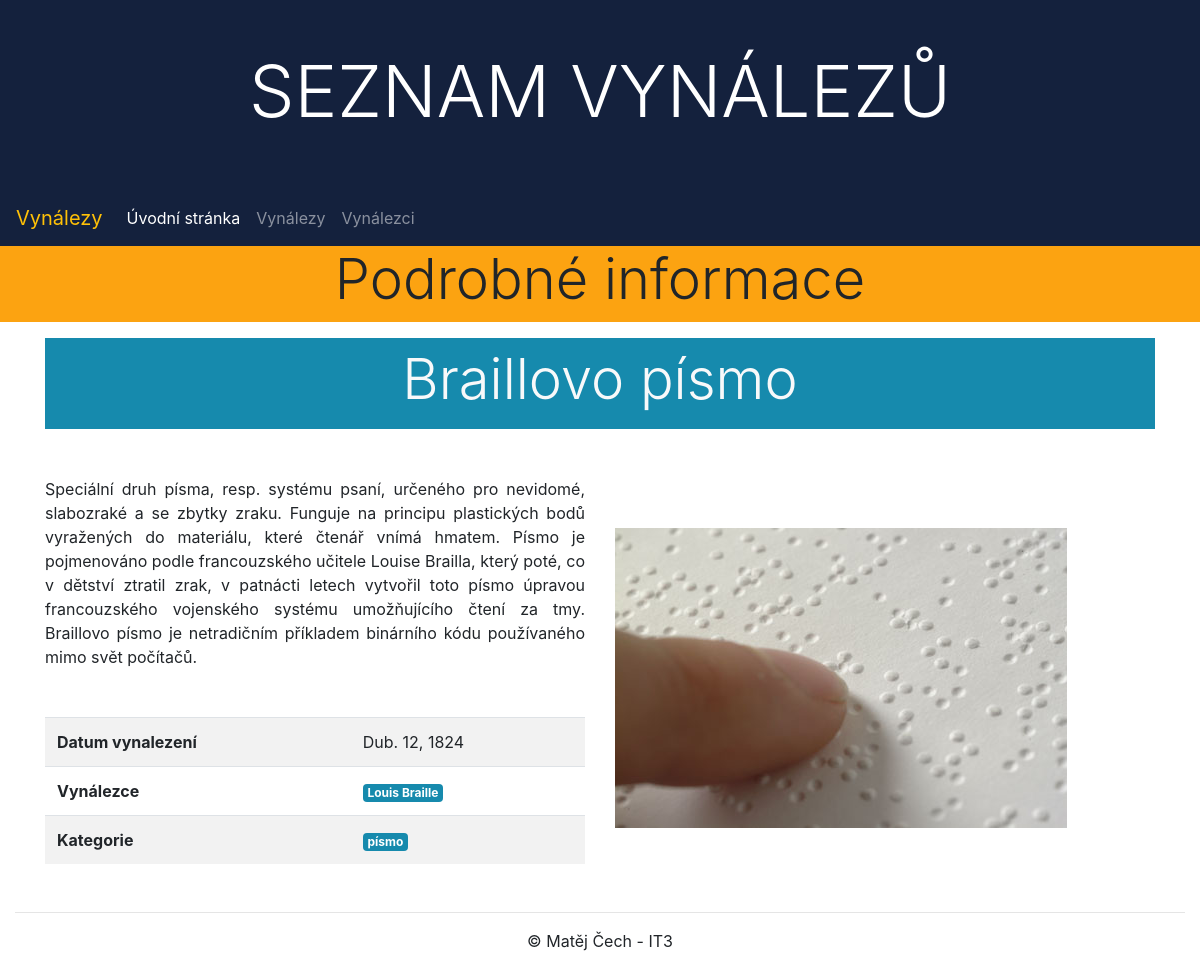
Screenshot of /inventions/inventions/5/ with the database file from the repository.
### inventions/models.py (models this page shows, shortened)
class Invention(models.Model):
    name = models.CharField(max_length=150, null=False, blank=False, verbose_name="Invention name")
    inventors = models.ManyToManyField(Inventor, help_text="Select who invented it")
    description = models.TextField(blank=True, null=True, verbose_name="Description")
    date_of_invention = models.DateField(blank=True, null=True,
                                         help_text="<em>YYYY-MM-DD</em>",
                                         verbose_name="Date of the invention")
    category = models.ManyToManyField(Category, help_text="Select invention categories")
    photo = models.ImageField(upload_to=invention_photo_path, blank=True, null=True,
                              verbose_name="Photo of the invention")
    '''photo = models.ImageField(upload_to='invention/photo/%Y/%m/%d/', blank=True, null=True,
                              verbose_name="Photo of the invention")'''
    class Meta:
        ordering = ["name"]

class Inventor(models.Model):
    first_name = models.CharField(max_length=50, null=False, blank=False, verbose_name="First name")
    last_name = models.CharField(max_length=50, null=False, blank=False, verbose_name="Last name")
    birthday = models.DateField(blank=True, null=True,
                                help_text="<em>YYYY-MM-DD</em>",
                                verbose_name="Birthday")
    date_of_death = models.DateField(blank=True, null=True,
                                     help_text="<em>YYYY-MM-DD</em>",
                                     verbose_name="Date of death")
    nation_id = models.ForeignKey(Nation, on_delete=models.CASCADE)
    biography = models.TextField(blank=True, null=True, verbose_name="Biography")
    photo = models.ImageField(upload_to=inventor_photo_path, blank=True, null=True,
                              verbose_name="Photo of the inventor")
    '''photo = models.ImageField(upload_to='inventor/photo/%Y/%m/%d/', blank=True, null=True,
                              verbose_name="Photo of the inventor")'''
    class Meta:
        ordering = ["last_name", "first_name"]

class Category(models.Model):
    name = models.CharField(max_length=50, unique=True, null=False, blank=False,
                            verbose_name="Category name")
    class Meta:
        ordering = ["name"]

### inventions/views.py (the view)
# urls.py: path('inventions/<int:pk>/', views.InventionDetailView.as_view(), name='invention_detail'),
class InventionDetailView(DetailView):
    model = Invention
    context_object_name = 'invention_detail'   # your own name for the list as a template variable
    template_name = 'invention/detail.html'  # Specify your own template name/location

### inventions/context_processors.py (called while the page is built)
def categories(request):
    return {'categories': Category.objects.all()}

### inventions/templates/invention/detail.html (shortened to what this page needs)
{% extends "base.html" %}
{% block css %}
    <link href="https://cdnjs.cloudflare.com/ajax/libs/ekko-lightbox/5.3.0/ekko-lightbox.css" rel="stylesheet">
{% endblock %}
{% block content %}
<div class="row mb-3">
    <div class="col-sm-12 bg-warning">
        <h2 class="display-4 text-center">Podrobné informace</h2>
    </div>
</div>
<div class="container">
    <div class="bg-secondary text-light p-2 mb-3">
        <h2 class="display-4 text-center">{{ invention_detail.name }}</h2>
    </div>
<div class="row mt-5 mb-3">
    <div class="col-lg-6 mb-3">
        <div>
            {% if invention_detail.description %}
                <div class="text-justify">{{ invention_detail.description }}</div>
            {% else %}
            <div class="text-justify text-center"><i>Zdá se, že popis vynálezu nebyl správně nastaven!</i></div>
            {% endif %}
        </div>
        <table class="table table-striped mt-5">
            <tbody>
              <tr>
                  <td><b>Datum vynalezení</b></td>
                  {% if invention_detail.date_of_invention %}
                    <td>{{ invention_detail.date_of_invention }}</td>
                  {% else %}
                    <td><i>Datum nebylo nastaveno</i></td>
                  {% endif %}
              </tr>
              <tr>
                {% if invention_detail.inventors.all.count > 1 %}
                    <td><b>Vynálezci</b></td>
                {% else %}
                    <td><b>Vynálezce</b></td>
                {% endif %}
                  <td>
                      {% for inventor in invention_detail.inventors.all %}
                        <span class="badge badge-secondary">{{ inventor.first_name }} {{ inventor.last_name }}</span>
                      {% endfor %}
                  </td>
              </tr>
              <tr>
                <td><b>Kategorie</b></td>
                <td>
                  {% for category in invention_detail.category.all %}
                    <span class="badge badge-secondary">{{ category.name }}</span>
                  {% endfor %}
                </td>
              </tr>
            </tbody>
        </table>
    </div>
    <div class="col-lg-6 mb-3 d-flex align-items-center">
        {% if invention_detail.photo %}
            <a href="{{ invention_detail.photo.url }}" data-toggle="lightbox" data-gallery="gallery">
                <img src="{{ invention_detail.photo.url }}" class="img-fluid" alt="Foto vynálezu">
            </a>
        {% else %}
            <a href="/media/img/image-not-found.png" data-toggle="lightbox" data-gallery="gallery">
                <img src="/media/img/image-not-found.png" class="img-fluid" alt="Foto vynálezu">
            </a>
        {% endif %}
    </div>
</div>
</div>
{% endblock %}

### inventions/static/css/styles.css (style rules this page uses)
.bg-warning { background-color: #FCA311 !important; }
.bg-secondary { background-color: #168AAD !important; }
.badge-secondary { background-color: #168AAD !important; }

### rows the page displays
Invention: name "Braillovo písmo", description "Speciální druh písma, resp. systému psaní, určeného pro nevidomé, slabozraké a se zbytky zraku. Funguje na principu plastických bodů vyražených do materiálu, které čtenář vnímá hmatem. Písmo je pojmenováno podle francouzského učitele Louise Brailla, který poté, co v dětství ztratil zrak, v patnácti letech vytvořil toto písmo úpravou francouzského vojenského systému umožňujícího čtení za tmy. Braillovo písmo je netradičním příkladem binárního kódu používaného mimo svět počítačů.", date_of_invention "Dub. 12, 1824", photo (picture)
Inventor: first_name "Louis", last_name "Braille"
Category: name "písmo"
